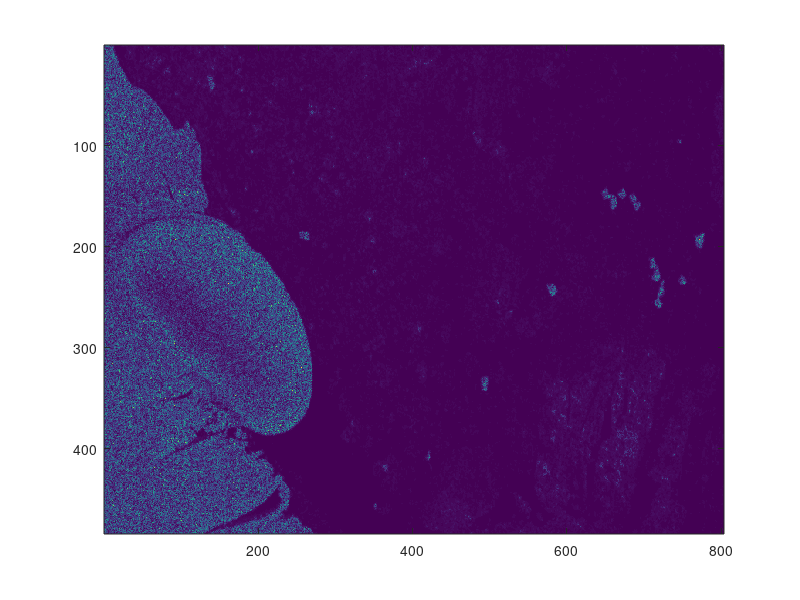

Write MATLAB code to recreate this figure. (Note: this script raises an error after producing the figure.)
clear;
clc;

%% R1a) - Puramente teórica

%% R1b)

load('sar_image.mat');

imagesc(I);
colormap(parula(200));

%Just to compare and test colormap function

% figure();
% imagesc(I);
% colormap(parula(2)); 

% figure();
% imagesc(I);
% colormap summer;

%% R1c)

[J,rect] = imcrop(I);

